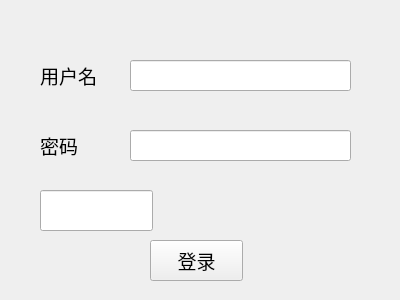
<?xml version="1.0" encoding="UTF-8"?>
<ui version="4.0">
 <class>Widget</class>
 <widget class="QWidget" name="Widget">
  <property name="geometry">
   <rect>
    <x>0</x>
    <y>0</y>
    <width>400</width>
    <height>300</height>
   </rect>
  </property>
  <property name="windowTitle">
   <string>Widget</string>
  </property>
  <widget class="QLabel" name="label">
   <property name="geometry">
    <rect>
     <x>40</x>
     <y>60</y>
     <width>72</width>
     <height>31</height>
    </rect>
   </property>
   <property name="font">
    <font>
     <family>Arial</family>
     <pointsize>14</pointsize>
    </font>
   </property>
   <property name="text">
    <string>用户名</string>
   </property>
  </widget>
  <widget class="QLabel" name="label_2">
   <property name="geometry">
    <rect>
     <x>40</x>
     <y>130</y>
     <width>72</width>
     <height>31</height>
    </rect>
   </property>
   <property name="font">
    <font>
     <family>Arial</family>
     <pointsize>14</pointsize>
    </font>
   </property>
   <property name="text">
    <string>密码</string>
   </property>
  </widget>
  <widget class="QLineEdit" name="username">
   <property name="geometry">
    <rect>
     <x>130</x>
     <y>60</y>
     <width>221</width>
     <height>31</height>
    </rect>
   </property>
  </widget>
  <widget class="QLineEdit" name="passwd">
   <property name="geometry">
    <rect>
     <x>130</x>
     <y>130</y>
     <width>221</width>
     <height>31</height>
    </rect>
   </property>
  </widget>
  <widget class="QPushButton" name="login">
   <property name="geometry">
    <rect>
     <x>150</x>
     <y>240</y>
     <width>93</width>
     <height>41</height>
    </rect>
   </property>
   <property name="font">
    <font>
     <family>Arial</family>
     <pointsize>14</pointsize>
    </font>
   </property>
   <property name="text">
    <string>登录</string>
   </property>
  </widget>
  <widget class="QLineEdit" name="check">
   <property name="geometry">
    <rect>
     <x>40</x>
     <y>190</y>
     <width>113</width>
     <height>41</height>
    </rect>
   </property>
  </widget>
 </widget>
 <layoutdefault spacing="6" margin="11"/>
 <resources/>
 <connections/>
</ui>
